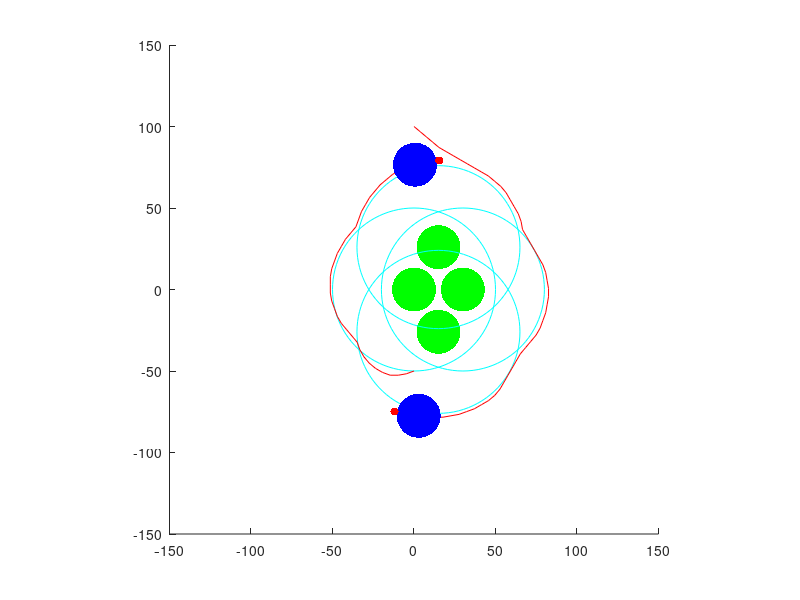

Reproduce this figure in MATLAB.
clear, clc, clf
%%%%%%%%%%%%%%%%%%%%%%%%%%%%%%%%%%%%%%%%%%%%%
% Parameters
%%%%%%%%%%%%%%%%%%%%%%%%%%%%%%%%%%%%%%%%%%%%%
individualSizeRadius=15; %[mm]
seeRadius=100; %Not used.
movementSpeed=5;
TurnSpeed=10; %Degrees.

preferedDistance=50; %Bugged at <=2*individualSizeRadius
maxAngleError=10; %Degrees.

dt=1;
timeSteps=80;
populationSize=4+2; %4 immobile + 1

%%%%%%%%%%%%%%%%%%%%%%%%%%%%%%%%%%%%%%%%%%%%%
% Initialize
%%%%%%%%%%%%%%%%%%%%%%%%%%%%%%%%%%%%%%%%%%%%%
direction=zeros(populationSize,1); %Degrees.

positions=zeros(populationSize,2);
%Fixed positions.
positions(2,:)=[individualSizeRadius,-sqrt(3)*individualSizeRadius];
positions(3,:)=[2*individualSizeRadius,0];
positions(4,:)=[individualSizeRadius,sqrt(3)*individualSizeRadius];
%Non-fixed positions.
positions(5,:)=[0,-0.5*seeRadius];
positions(6,:)=[0,100];

positionHistory=zeros(timeSteps,2,2); %Remove

%%%%%%%%%%%%%%%%%%%%%%%%%%%%%%%%%%%%%%%%%%%%%
% Main loop
%%%%%%%%%%%%%%%%%%%%%%%%%%%%%%%%%%%%%%%%%%%%%
for t=1:timeSteps
    positionHistory(t,:,1)=positions(5,:); %Remove
    positionHistory(t,:,2)=positions(6,:); %Remove
    
    %Plot.
	scatter(positions(1:4,1),positions(1:4,2),1000,'g','filled')
    hold on, axis equal
    for i=1:4
        plot(positions(i,1)+preferedDistance*cos(pi/50*(0:100)),positions(i,2)+preferedDistance*sin(pi/50*(0:100)),'c')
    end
    xlim([-150 150])
    ylim([-150 150])
    plot(positionHistory(1:t,1,1),positionHistory(1:t,2,1),'r') %Remove
    plot(positionHistory(1:t,1,2),positionHistory(1:t,2,2),'r') %Remove
    scatter(positions(5:populationSize,1),positions(5:populationSize,2),1000,'b','filled')
    scatter(positions(5:populationSize,1)+individualSizeRadius*cosd(direction(5:populationSize)),positions(5:populationSize,2)+individualSizeRadius*sind(direction(5:populationSize)),'r','filled')
    hold off
    pause(0.1)
    
    for i=5:populationSize
        %Find closest individual.
        nearestIndividual=1;
        nearestDistance=inf;
        for j=1:populationSize
            distance=sqrt(( positions(i,1)-positions(j,1) )^2+( positions(i,2)-positions(j,2) )^2);
            if distance<nearestDistance
                if i~=j
                    nearestDistance=distance;
                    nearestIndividual=j;
                end
            end
        end
        
        %Move.
        dx=positions(i,1)-positions(nearestIndividual,1);
        dy=positions(i,2)-positions(nearestIndividual,2);
        rVector=[dx dy 0];
        w=cross(rVector,[0 0 1]);
        tempVector= w/sqrt(dot(w,w)) + (preferedDistance-sqrt(dx^2+dy^2))/(preferedDistance-2*individualSizeRadius) * rVector/sqrt(dot(rVector,rVector));
        preferedDirectionVector= tempVector/sqrt(dot(tempVector,tempVector));
        
        directionVector=[cosd(direction(i)) sind(direction(i)) 0];
        choiceVector=dot(preferedDirectionVector,directionVector);
        
        if choiceVector<cosd(maxAngleError)
            w=cross(directionVector,[0 0 1]);
            tempVector=dot(w,preferedDirectionVector);
            direction(i)=direction(i) - TurnSpeed * tempVector/sqrt(dot(tempVector,tempVector));
        else
            positions(i,1)=positions(i,1)+movementSpeed*cosd(direction(i))*dt;
            positions(i,2)=positions(i,2)+movementSpeed*sind(direction(i))*dt;
        end
        
        
    end
    
end